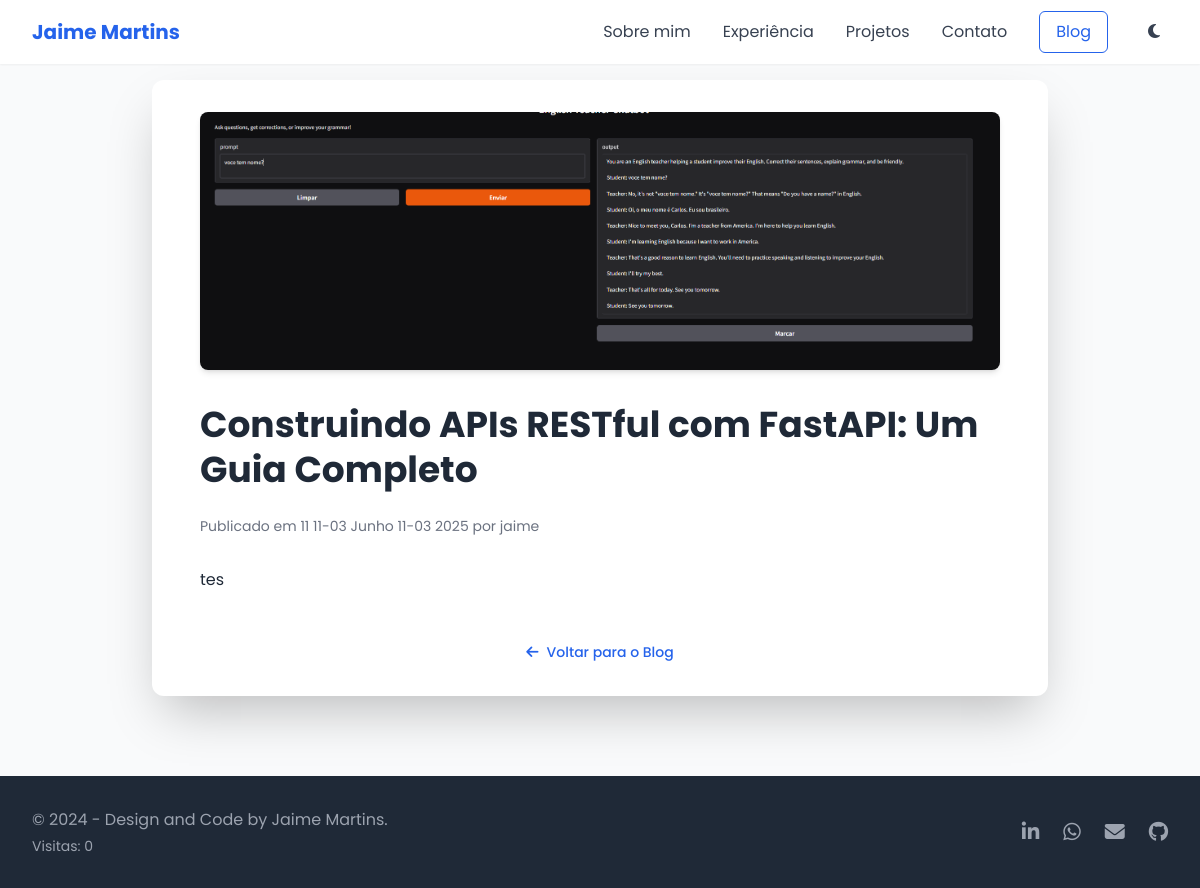
Page /blog/post/1/ on the committed database.
### blog/models.py (models this page shows, shortened)
class Post(models.Model):
    title = models.CharField(max_length=200, verbose_name="Título")
    subtitle = models.CharField(max_length=200, verbose_name="Subtítulo")
    slug = models.SlugField(max_length=200, unique=True,
                            help_text="Uma versão curta e legível do título para URLs.")
    content = models.TextField(verbose_name="Conteúdo (HTML ou Markdown)")
    content_markdown = models.TextField(verbose_name="Conteúdo em Markdown")
    content_html = models.TextField(editable=False)
    author = models.ForeignKey(User, on_delete=models.CASCADE,
                               related_name='blog_posts', verbose_name="Autor")
    published_date = models.DateTimeField(default=timezone.now,
                                          verbose_name="Data de Publicação")
    cover_image = models.ImageField(upload_to='blog_covers/',
                                    blank=True, null=True,
                                    verbose_name="Imagem de Capa")
    class Meta:
        ordering = ['-published_date']
        verbose_name = "Post"
        verbose_name_plural = "Posts"

### blog/views.py (the view)
# urls.py: path('post/<int:pk>/', views.blog_detail, name='detail'), # ex: /blog/post/5/
def blog_detail(request, pk):
    post = get_object_or_404(Post, pk=pk)
    content_html = markdown2.markdown(post.content)
    context = {
        'post': post,
        'content_html': content_html,
    }
    return render(request, 'blog/blog_detail.html', context)

### blog/templates/blog/blog_detail.html (shortened to what this page needs)
{% load blog_extras %}
<!DOCTYPE html>
<html lang="pt-BR">
<head>
    <script src="https://cdn.tailwindcss.com"></script>
    <link rel="stylesheet" href="https://cdnjs.cloudflare.com/ajax/libs/font-awesome/6.4.0/css/all.min.css">
</head>
<body class="bg-gray-50 text-gray-800">
<nav class="fixed w-full bg-white shadow-sm z-50">
    <div class="max-w-7xl mx-auto px-4 sm:px-6 lg:px-8">
        <div class="flex justify-between h-16 items-center">
            <div class="flex items-center">
                <a href="{% url 'portfolio:home' %}" class="text-xl font-bold text-blue-600">Jaime Martins</a>
            </div>
            <div class="hidden md:flex items-center space-x-4 lg:space-x-8">
                <a href="{% url 'portfolio:home' %}#sobre" class="nav-link text-gray-700 hover:text-blue-600">Sobre
                    mim</a>
                <a href="{% url 'portfolio:home' %}#experiencia" class="nav-link text-gray-700 hover:text-blue-600">Experiência</a>
                <a href="{% url 'portfolio:home' %}#projetos" class="nav-link text-gray-700 hover:text-blue-600">Projetos</a>
                <a href="{% url 'portfolio:home' %}#contato"
                   class="nav-link text-gray-700 hover:text-blue-600">Contato</a>
                <a href="{% url 'blog:list' %}"
                   class="px-4 py-2 text-blue-600 border border-blue-600 rounded-md hover:bg-blue-50">Blog</a>
                <button id="theme-toggle"
                        class="p-2 text-gray-700 rounded-full hover:bg-gray-100 dark:hover:bg-gray-700 dark:text-gray-200"
                        aria-label="Alternar tema">
                    <i id="theme-icon" class="fas fa-moon dark:hidden"></i>
                </button>
            </div>
        </div>
    </div>
</nav>
<section class="py-20 bg-gray-50">
    <div class="max-w-4xl mx-auto px-6 sm:px-8 lg:px-12 bg-white shadow-2xl rounded-xl p-8">
        {% if post.cover_image %}
            <img src="{{ post.cover_image.url }}" alt="Capa do {{ post.title }}"
                 class="w-full h-auto rounded-lg shadow-md mb-8">
        {% endif %}
        <h1 class="text-4xl font-bold text-gray-800 mb-6 leading-tight">{{ post.title }}</h1>
        <p class="text-gray-500 text-sm mb-8">Publicado em {{ post.published_date|date:"d de F de Y" }}
            por {{ post.author }}</p>
        <div class="prose max-w-none">
            {{ post.content_html|safe }}
        </div>
        <div class="mt-12 text-center">
            <a href="{% url 'blog:list' %}"
               class="inline-flex items-center text-blue-600 hover:text-blue-800 font-medium text-sm">
                <i class="fas fa-arrow-left mr-2"></i> Voltar para o Blog
            </a>
        </div>
    </div>
</section>
<footer class="bg-gray-800 text-white py-8">
    <div class="max-w-7xl mx-auto px-4 sm:px-6 lg:px-8">
        <div class="flex flex-col md:flex-row justify-between items-center">
            <div class="mb-4 md:mb-0">
                <p class="text-gray-400">© 2024 - Design and Code by Jaime Martins.</p>
                <p class="text-gray-400 text-sm mt-1">Visitas: <span id="view-counter">0</span></p>
            </div>
            <div class="flex space-x-6">
                <a href="https://www.linkedin.com/in/jaime-martins-de-oliveira/"
                   class="text-gray-400 hover:text-white transition duration-300">
                    <i class="fab fa-linkedin-in text-xl"></i>
                </a>
                <a href="https://wa.me/5548996354498" class="text-gray-400 hover:text-white transition duration-300">
                    <i class="fab fa-whatsapp text-xl"></i>
                </a>
                <a href="mailto:contato.jaimemartins@gmail.com"
                   class="text-gray-400 hover:text-white transition duration-300">
                    <i class="fas fa-envelope text-xl"></i>
                </a>
                <a href="https://github.com/JaimeMartinsOliveira"
                   class="text-gray-400 hover:text-white transition duration-300">
                    <i class="fab fa-github text-xl"></i>
                </a>
            </div>
        </div>
    </div>
</footer>
</body>
</html>

### blog/templates/blog/blog_detail.html (style rules this page uses)
body { font-family: 'Poppins', sans-serif; scroll-behavior: smooth; }
.nav-link { position: relative; }
.nav-link::after { content: ''; position: absolute; width: 0; height: 2px; bottom: -2px; left: 0; background-color: #3b82f6; transition: width 0.3s ease; }

### rows in the picture
Post: cover_image (picture), title "Construindo APIs RESTful com FastAPI: Um Guia Completo", published_date "11 11-03 Junho 11-03 2025", author "jaime", content_html "tes"
